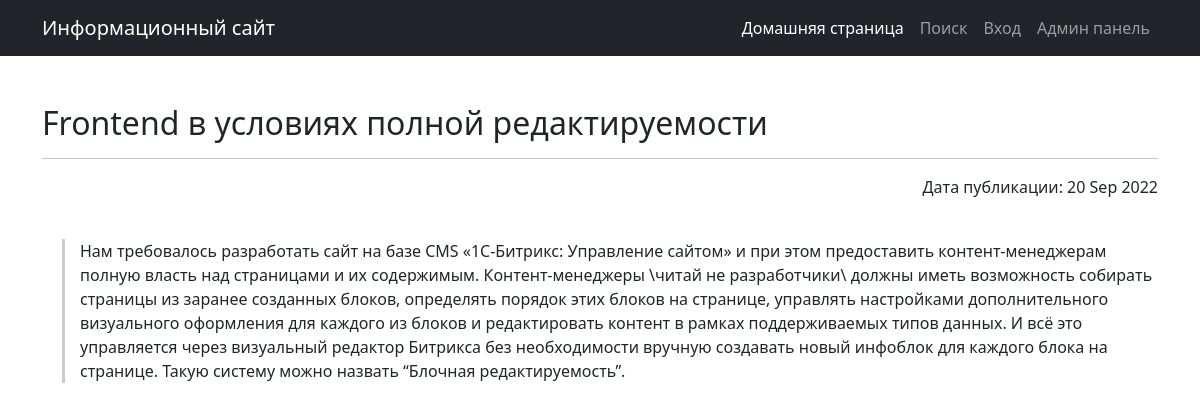
Page /news/1 on the earlier database version.
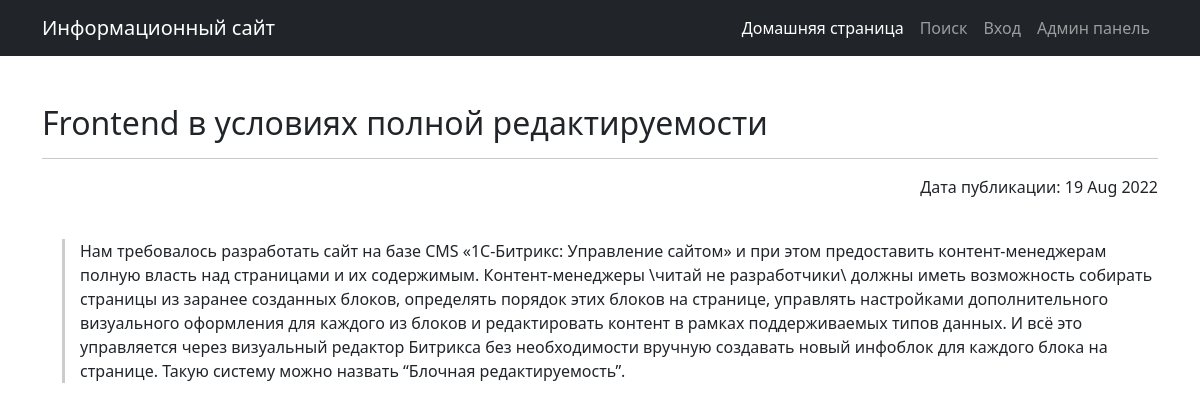
Same page on the later database version.
### news/models.py (models this page shows, shortened)
class Post(models.Model):
    ARTICLE = 'AR'
    NEWS = 'NW'
    TYPES = [
        (ARTICLE, "Пост"),
        (NEWS, "Новость")
    ]
    title = models.CharField(max_length=254)
    content = models.TextField()
    rating = models.IntegerField(default=0)
    type = models.CharField(max_length=10,
                            choices=TYPES,
                            blank=True,
                            null=True,
                            default='post'
                            )
    cr_time = models.DateTimeField(auto_now_add=True)
    postAuthor = models.ForeignKey(Author, on_delete=models.RESTRICT)
    category = models.ManyToManyField(Category, through='PostCategory')
    class Meta:
        verbose_name = "Пост"
        verbose_name_plural = "Посты"

### news/views.py (the view)
# urls.py: path('<int:id>', SpecialPost.as_view(), name='special_post'),
class SpecialPost(DetailView):
    model = Post
    ordering = 'cr_time'
    template_name = 'specialpost.html'
    context_object_name = 'specialpost'
    pk_url_kwarg = 'id'

### news/templatetags/custom_filters.py (called while the page is built)
@register.filter()
def censor(value:str, symbol='*')->str:
    badwords_in_text = set(value.split( )) & set(BADWORDS)  #  Список нецензурных слов в тексте путем пересечения множеств
    if badwords_in_text:
        for badword in badwords_in_text:
            censored = badword[0] + (len(badword) - 1) * symbol
            value = value.replace(badword, censored)
    return value

@register.filter()
def typetorus(type_value):
    types = {'AR': "Пост", 'NW': "Новость"}
    return types[type_value]

### news/templates/news/specialpost.html (shortened to what this page needs)
{% extends 'flatpages/default.html' %}
{% load custom_filters %}
{% block content %}
<h2 align="left">{{ specialpost.title|censor:'*' }}</h2>
<hr>
<p align="right" autofocus>Дата публикации: {{ specialpost.cr_time|date:"d M Y" }}</p>
<p class="line" align="left"> {{ specialpost.content|censor:'*' }} </p>
{% endblock content %}

Differences in the rows shown:
changed Post "Frontend в условиях полной редактируемости": cr_time "20 Sep 2022" → "19 Aug 2022"
